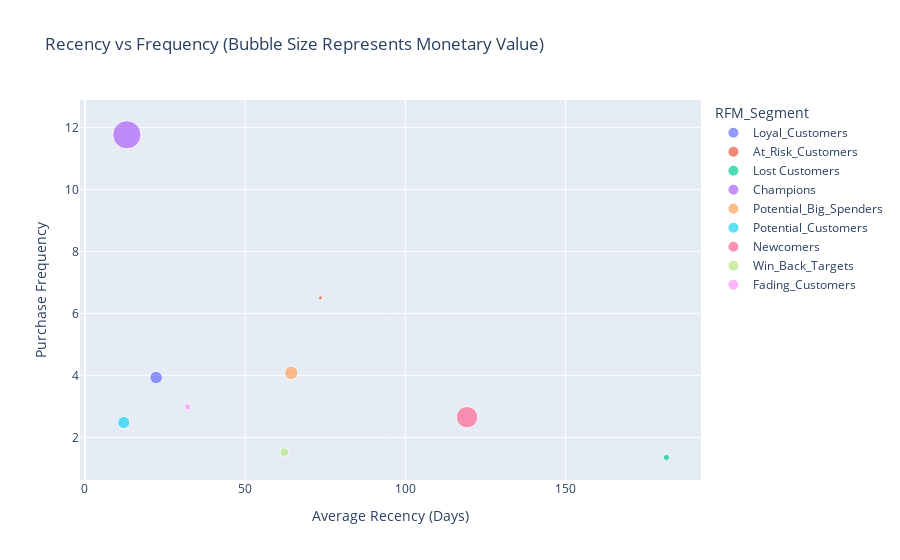

Notebook cell for this chart:
### Code cell
# Recency vs. Frequency with size representing Monetary
fig2 = px.scatter(
    rfm_summary,
    x="Recency",
    y="Frequency",
    size="Monetary",
    color="RFM_Segment",
    title="Recency vs Frequency (Bubble Size Represents Monetary Value)",
    labels={"Recency": "Average Recency (Days)", "Frequency": "Purchase Frequency"},
    hover_name="RFM_Segment",
)
fig2.show()

### Figure 1 — Plotly figure (JSON) as saved in the notebook; plotly's stock layout.template omitted (floating-point values rounded to 4 significant figures)
{"data": [{"hovertemplate": "<b>%{hovertext}</b><br><br>RFM_Segment=Loyal_Customers<br>Average Recency (Days)=%{x}<br>Purchase Frequency=%{y}<br>Monetary=%{marker.size}<extra></extra>", "hovertext": ["Loyal_Customers"], "legendgroup": "Loyal_Customers", "marker": {"color": "#636efa", "size": [1287.0], "sizemode": "area", "sizeref": 16.33, "symbol": "circle"}, "mode": "markers", "name": "Loyal_Customers", "orientation": "v", "showlegend": true, "type": "scatter", "x": [22.22], "xaxis": "x", "y": [3.93], "yaxis": "y"}, {"hovertemplate": "<b>%{hovertext}</b><br><br>RFM_Segment=At_Risk_Customers<br>Average Recency (Days)=%{x}<br>Purchase Frequency=%{y}<br>Monetary=%{marker.size}<extra></extra>", "hovertext": ["At_Risk_Customers"], "legendgroup": "At_Risk_Customers", "marker": {"color": "#EF553B", "size": [135.6], "sizemode": "area", "sizeref": 16.33, "symbol": "circle"}, "mode": "markers", "name": "At_Risk_Customers", "orientation": "v", "showlegend": true, "type": "scatter", "x": [73.5], "xaxis": "x", "y": [6.5], "yaxis": "y"}, {"hovertemplate": "<b>%{hovertext}</b><br><br>RFM_Segment=Lost Customers<br>Average Recency (Days)=%{x}<br>Purchase Frequency=%{y}<br>Monetary=%{marker.size}<extra></extra>", "hovertext": ["Lost Customers"], "legendgroup": "Lost Customers", "marker": {"color": "#00cc96", "size": [320.3], "sizemode": "area", "sizeref": 16.33, "symbol": "circle"}, "mode": "markers", "name": "Lost Customers", "orientation": "v", "showlegend": true, "type": "scatter", "x": [181.5], "xaxis": "x", "y": [1.35], "yaxis": "y"}, {"hovertemplate": "<b>%{hovertext}</b><br><br>RFM_Segment=Champions<br>Average Recency (Days)=%{x}<br>Purchase Frequency=%{y}<br>Monetary=%{marker.size}<extra></extra>", "hovertext": ["Champions"], "legendgroup": "Champions", "marker": {"color": "#ab63fa", "size": [6531.0], "sizemode": "area", "sizeref": 16.33, "symbol": "circle"}, "mode": "markers", "name": "Champions", "orientation": "v", "showlegend": true, "type": "scatter", "x": [13.07], "xaxis": "x", "y": [11.76], "yaxis": "y"}, {"hovertemplate": "<b>%{hovertext}</b><br><br>RFM_Segment=Potential_Big_Spenders<br>Average Recency (Days)=%{x}<br>Purchase Frequency=%{y}<br>Monetary=%{marker.size}<extra></extra>", "hovertext": ["Potential_Big_Spenders"], "legendgroup": "Potential_Big_Spenders", "marker": {"color": "#FFA15A", "size": [1439.0], "sizemode": "area", "sizeref": 16.33, "symbol": "circle"}, "mode": "markers", "name": "Potential_Big_Spenders", "orientation": "v", "showlegend": true, "type": "scatter", "x": [64.38], "xaxis": "x", "y": [4.08], "yaxis": "y"}, {"hovertemplate": "<b>%{hovertext}</b><br><br>RFM_Segment=Potential_Customers<br>Average Recency (Days)=%{x}<br>Purchase Frequency=%{y}<br>Monetary=%{marker.size}<extra></extra>", "hovertext": ["Potential_Customers"], "legendgroup": "Potential_Customers", "marker": {"color": "#19d3f3", "size": [1205.0], "sizemode": "area", "sizeref": 16.33, "symbol": "circle"}, "mode": "markers", "name": "Potential_Customers", "orientation": "v", "showlegend": true, "type": "scatter", "x": [12.1], "xaxis": "x", "y": [2.48], "yaxis": "y"}, {"hovertemplate": "<b>%{hovertext}</b><br><br>RFM_Segment=Newcomers<br>Average Recency (Days)=%{x}<br>Purchase Frequency=%{y}<br>Monetary=%{marker.size}<extra></extra>", "hovertext": ["Newcomers"], "legendgroup": "Newcomers", "marker": {"color": "#FF6692", "size": [3765.0], "sizemode": "area", "sizeref": 16.33, "symbol": "circle"}, "mode": "markers", "name": "Newcomers", "orientation": "v", "showlegend": true, "type": "scatter", "x": [119.2], "xaxis": "x", "y": [2.65], "yaxis": "y"}, {"hovertemplate": "<b>%{hovertext}</b><br><br>RFM_Segment=Win_Back_Targets<br>Average Recency (Days)=%{x}<br>Purchase Frequency=%{y}<br>Monetary=%{marker.size}<extra></extra>", "hovertext": ["Win_Back_Targets"], "legendgroup": "Win_Back_Targets", "marker": {"color": "#B6E880", "size": [630.6], "sizemode": "area", "sizeref": 16.33, "symbol": "circle"}, "mode": "markers", "name": "Win_Back_Targets", "orientation": "v", "showlegend": true, "type": "scatter", "x": [62.22], "xaxis": "x", "y": [1.52], "yaxis": "y"}, {"hovertemplate": "<b>%{hovertext}</b><br><br>RFM_Segment=Fading_Customers<br>Average Recency (Days)=%{x}<br>Purchase Frequency=%{y}<br>Monetary=%{marker.size}<extra></extra>", "hovertext": ["Fading_Customers"], "legendgroup": "Fading_Customers", "marker": {"color": "#FF97FF", "size": [353.9], "sizemode": "area", "sizeref": 16.33, "symbol": "circle"}, "mode": "markers", "name": "Fading_Customers", "orientation": "v", "showlegend": true, "type": "scatter", "x": [31.96], "xaxis": "x", "y": [2.98], "yaxis": "y"}], "layout": {"legend": {"itemsizing": "constant", "title": {"text": "RFM_Segment"}, "tracegroupgap": 0}, "title": {"text": "Recency vs Frequency (Bubble Size Represents Monetary Value)"}, "xaxis": {"anchor": "y", "domain": [0, 1], "title": {"text": "Average Recency (Days)"}}, "yaxis": {"anchor": "x", "domain": [0, 1], "title": {"text": "Purchase Frequency"}}}}
